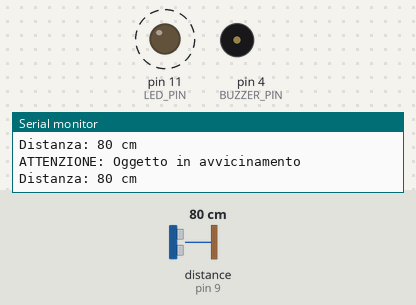
Simulated run of this sketch. Board: Arduino Uno, built with avr-gcc and run on an emulated ATmega328P. Shown: output pins drawn as LEDs (lit = HIGH), buzzer (waves = sounding), the last lines printed to the serial monitor. Wiring (inferred from the names in the program): ultrasonic range finder: trigger pin 10; echo pin 9. Dashed ring = blinking. The test bench sets the inputs (shaded band); at power-on: distance to the obstacle (sensor on pin 9) 80 cm. The echo pulse lasts 58.3 µs per cm; pins used as bus, display or sensor lines are not drawn.

Above: at 1.3 s.
1.4 s: distance to the obstacle (sensor on pin 9) set to 85 cm
At 1.9 s:
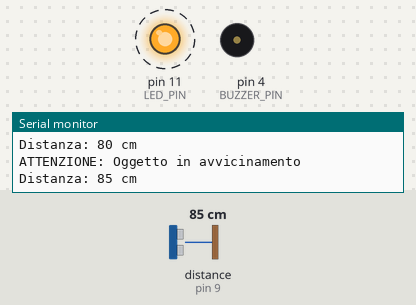
4.4 s: distance to the obstacle (sensor on pin 9) set to 2 cm
At 5.6 s:
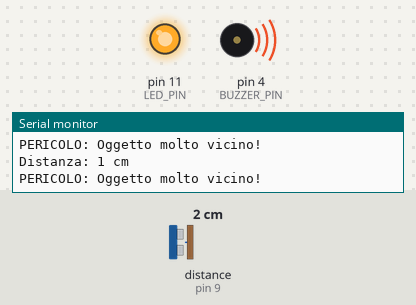
6.4 s: distance to the obstacle (sensor on pin 9) set to 37 cm
9.4 s: distance to the obstacle (sensor on pin 9) set to 45 cm
At 10.05 s:
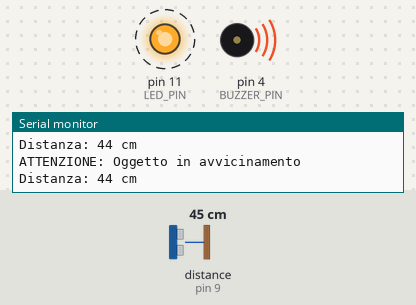
12.4 s: distance to the obstacle (sensor on pin 9) set to 4 cm
At 13.6 s:
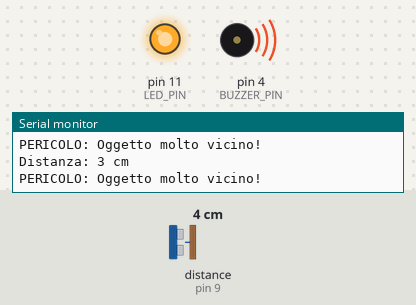
13.9 s: distance to the obstacle (sensor on pin 9) set to 60 cm
At 14.59 s:
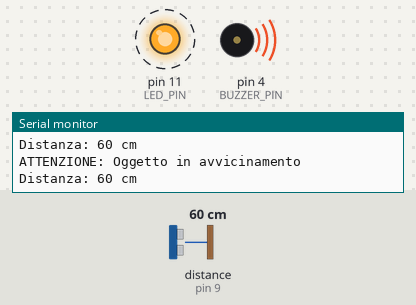
Timing chart, 0 to 17.9 s (numbered marks = the images above; inputs shaded):
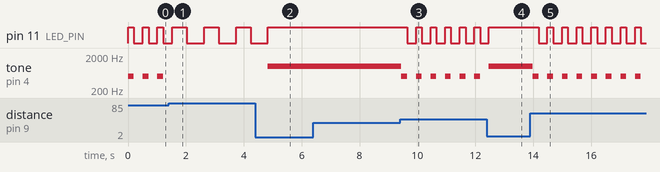

Measured:
- the behaviour switches between 80 and 81 cm on distance to the obstacle (sensor on pin 9) (found by bisection; images 0 and 1)
- the behaviour switches between 41 and 42 cm on distance to the obstacle (sensor on pin 9) (found by bisection; images 2 and 3)
- after the input at 1.4 s, pin 11 (LED_PIN): alternates HIGH for 0.50 s and LOW for 0.61 s, starting after 0.62 s; tone on pin 4 (BUZZER_PIN): stops changing and stays silent
- after the input at 4.4 s, pin 11 (LED_PIN): goes on until 4.8 s, then stays HIGH; tone on pin 4 (BUZZER_PIN): silent → 1000 Hz after 0.44 s
- after the input at 9.4 s, pin 11 (LED_PIN): alternates HIGH for 0.20 s and LOW for 0.30 s, starting after 0.25 s; tone on pin 4 (BUZZER_PIN): alternates 500 Hz for 0.20 s and silent for 0.30 s, starting after 0.05 s
- after the input at 12.4 s, pin 11 (LED_PIN): goes on until 12.5 s, then stays HIGH
- after the input at 13.9 s, pin 11 (LED_PIN): alternates HIGH for 0.20 s and LOW for 0.30 s, starting after 0.29 s; tone on pin 4 (BUZZER_PIN): alternates 500 Hz for 0.20 s and silent for 0.30 s, starting after 0.09 s
- by itself, pin 11 (LED_PIN): alternates HIGH for 0.20 s and LOW for 0.31 s

The sketch:

Ultrasuoni_03_allarme_prossimita.ino
```cpp
/*
 * @file Ultrasuoni_03_allarme_prossimita.ino
 * @brief Sistema di allarme di prossimità con sensore a ultrasuoni HC-SR04
 *
 * @description
 * Questo sketch implementa un sistema di allarme di prossimità utilizzando il sensore a ultrasuoni HC-SR04 con Arduino.
 * Il sistema utilizza un LED e un buzzer per segnalare la presenza di oggetti a diverse distanze, con tre livelli di
 * allarme: sicuro, avvertimento e pericolo.
 * La distanza viene misurata continuamente e il sistema reagisce in tempo reale, fornendo feedback visivo e acustico
 * in base alla vicinanza dell'oggetto rilevato. Il risultato viene visualizzato in centimetri sul monitor seriale,
 * insieme a messaggi di stato per ogni livello di allarme.
 *
 *
 * https://wokwi.com/projects/458008366796643329
 * @author Filippo Bilardo
 * @date 09/03/2026
 * @version 1.0
 */

 // Sistema di allarme di prossimità con LED e buzzer
const int TRIG_PIN = 10;
const int ECHO_PIN = 9;
const int LED_PIN = 11;    // LED integrato o esterno
const int BUZZER_PIN = 4;  // Pin per il buzzer

// Soglie di distanza per l'allarme (in cm)
const int SAFE_DISTANCE = 150;     // Distanza sicura
const int WARNING_DISTANCE = 80;  // Distanza di avvertimento
const int DANGER_DISTANCE = 40;   // Distanza di pericolo

void setup() {
  pinMode(TRIG_PIN, OUTPUT);
  pinMode(ECHO_PIN, INPUT);
  pinMode(LED_PIN, OUTPUT);
  pinMode(BUZZER_PIN, OUTPUT);
  Serial.begin(9600);
  Serial.println("Sistema di allarme di prossimità attivo");
}

void loop() {
  // Misura la distanza
  int distance = measureDistance();

  // Visualizza la distanza
  Serial.print("Distanza: ");
  Serial.print(distance);
  Serial.println(" cm");

  // Gestisci l'allarme in base alla distanza
  if (distance <= DANGER_DISTANCE) {
    // Zona di pericolo - allarme continuo
    digitalWrite(LED_PIN, HIGH);
    tone(BUZZER_PIN, 1000);  // Tono acuto
    Serial.println("PERICOLO: Oggetto molto vicino!");
  }
  else if (distance <= WARNING_DISTANCE) {
    // Zona di avvertimento - allarme intermittente
    digitalWrite(LED_PIN, HIGH);
    tone(BUZZER_PIN, 500, 200);  // Tono medio, durata breve
    delay(200);  // Pausa tra i beep
    digitalWrite(LED_PIN, LOW);
    delay(200);
    Serial.println("ATTENZIONE: Oggetto in avvicinamento");
  }
  else if (distance <= SAFE_DISTANCE) {
    // Zona di attenzione - solo segnalazione visiva
    digitalWrite(LED_PIN, HIGH);
    delay(500);
    digitalWrite(LED_PIN, LOW);
    delay(500);
    noTone(BUZZER_PIN);  // Assicurati che il buzzer sia spento
    Serial.println("Oggetto rilevato a distanza sicura");
  }
  else {
    // Nessun oggetto rilevato entro la distanza di monitoraggio
    digitalWrite(LED_PIN, LOW);
    noTone(BUZZER_PIN);
  }

  delay(100);  // Breve ritardo per stabilità
}

// Funzione per misurare la distanza
int measureDistance() {
  long duration;

  // Invia impulso ultrasonico
  digitalWrite(TRIG_PIN, LOW);
  delayMicroseconds(2);
  digitalWrite(TRIG_PIN, HIGH);
  delayMicroseconds(10);
  digitalWrite(TRIG_PIN, LOW);

  // Misura il tempo di ritorno dell'eco
  duration = pulseIn(ECHO_PIN, HIGH);

  // Calcola e restituisci la distanza in cm
  return duration / 58;
}
```
